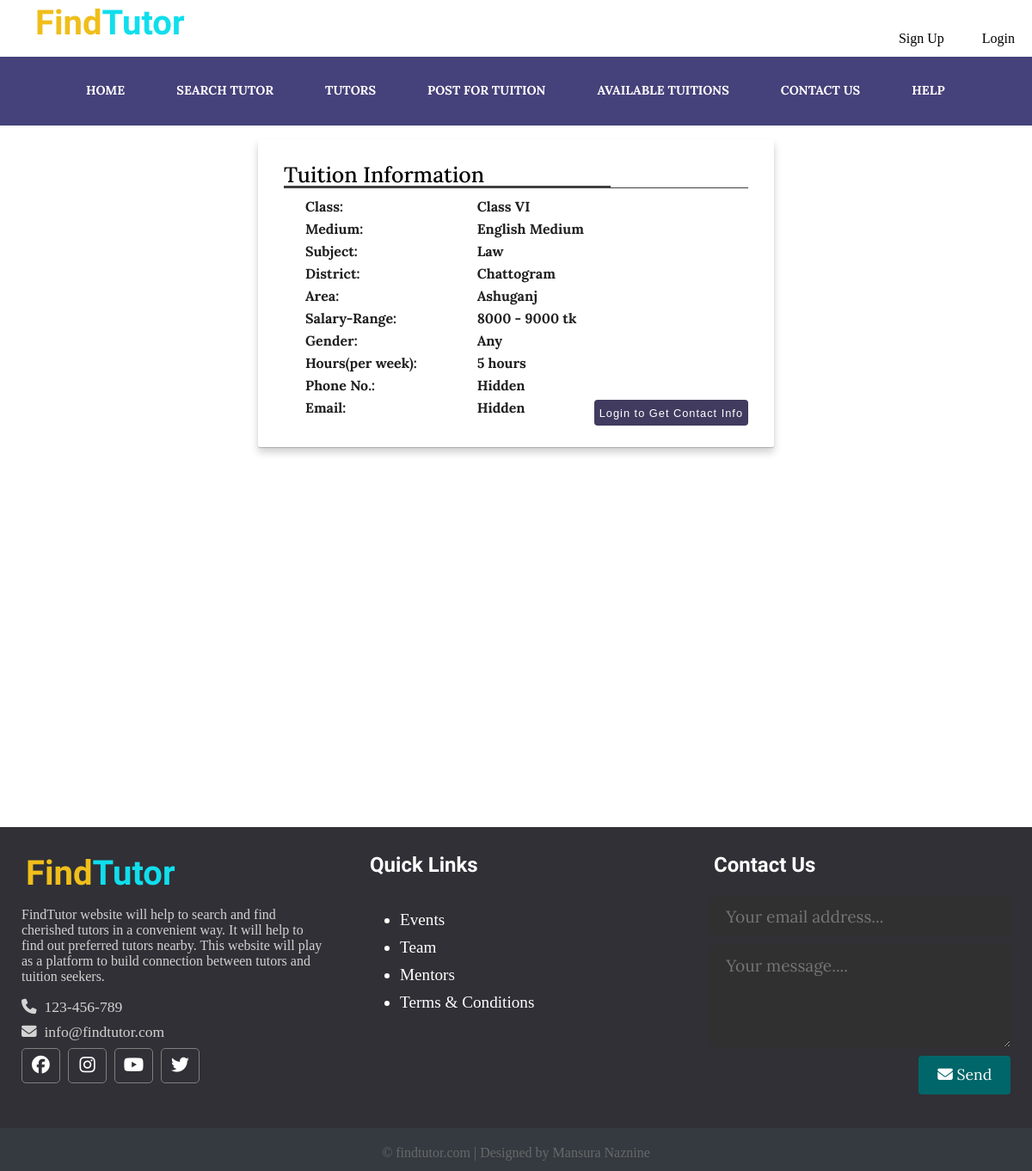
/FindTutor/tuition_details.php?id=2, run on the app's committed database.
### tables this page shows
CREATE TABLE `tuitions` (
  `id` int(11) NOT NULL,
  `district` varchar(20) DEFAULT NULL,
  `area` varchar(20) DEFAULT NULL,
  `subject` varchar(20) DEFAULT NULL,
  `class` varchar(20) DEFAULT NULL,
  `medium` varchar(20) DEFAULT NULL,
  `salary` varchar(29) DEFAULT NULL,
  `gender` varchar(20) DEFAULT NULL,
  `hour` varchar(20) DEFAULT NULL,
  `phone` varchar(255) DEFAULT NULL,
  `email` varchar(255) DEFAULT NULL,
  `user_id` int(25) DEFAULT NULL
);

### FindTutor/app/database/db.php (called while the page is built, shortened)
<?php
require('connect.php');
function executeQuery($sql, $data)
{
    global $conn;
    $stmt = $conn->prepare($sql);
    $values = array_values($data);
    $types = str_repeat('s', count($values));
    $stmt->bind_param($types, ...$values);
    $stmt->execute();
    return $stmt;
}
function selectOne($table, $conditions)
{
    $sql = "SELECT * FROM $table";
    $i = 0;
    foreach ($conditions as $key => $value) {
        if ($i === 0) {
            $sql = $sql . " WHERE $key=?";
        } else {
            $sql = $sql . " AND $key=?";
        }
        $i++;
    }
    $sql = $sql . " LIMIT 1";
    $stmt = executeQuery($sql, $conditions);
    $records = $stmt->get_result()->fetch_assoc();
    return $records;
}

### FindTutor/tuition_details.php (the view, shortened to what this page needs)
<?php
include(ROOT_PATH . "/app/database/db.php");
$user = selectOne('tuitions', ['id' => $_GET['id']]);
?>
<!DOCTYPE html>
<html lang="en">
<head>
    <link rel="stylesheet" href="assets/css/style.css">
</head>
<body>
<?php include(ROOT_PATH . "/app/includes/header.php"); ?>
      <div class="page-wrapper">
   <div class="container">
      <div class="title">Tuition Information</div>
      <form action="#">
         <div class="available-tuitions">
            <div class="tuition-info type">
            <ul>
                <li><p>Class:</p></li>
                <li><p>Medium:</p></li>
                <li><p>Subject:</p></li>
                <li><p>District:</p></li>
                <li><p>Area:</p></li>
                <li><p>Salary-Range:</p></li>
                <li><p>Gender:</p></li>
                <li><p>Hours(per week):</p></li>
                <li><p>Phone No.:</p></li>
                <li><p>Email:</p></li>
             </ul>
             </div>
             <div class="tuition-info data">
               <ul>
                  <li><p><?php echo $user['class']; ?></p></li>
                   <li><p><?php echo $user['medium']; ?></p></li>
                   <li><p><?php echo $user['subject']; ?></p></li>
                   <li><p><?php echo $user['district']; ?></p></li>
                   <li><p><?php echo $user['area']; ?></p></li>
                   <li><p><?php echo $user['salary']; ?></p></li>
                   <li><p><?php echo $user['gender']; ?></p></li>
                   <li><p><?php echo $user['hour']; ?></p></li>
                   <?php if (!empty($payment) || $user['user_id']==$_SESSION['id']): ?>
                   <li><p><?php echo $user['phone']; ?></p></li>
                   <li><p><?php echo $user['email']; ?></p></li>
                   <?php else: ?>
                   <li><p>Hidden</p></li>
                   <li><p>Hidden</p></li>
                   <?php endif; ?>
                </ul>
                </div>
      </div>
            <?php if(empty($_SESSION['id'])): ?>
               <div class="button-2">
               <input type="button" onclick="document.location=' <?php echo BASE_URL . '/login.php' ; ?>'" value="Login to Get Contact Info" >
            </div>
            <?php endif; ?>
    </form>
</div>
      </div>
   <?php include(ROOT_PATH . "/app/includes/footer.php"); ?>
</body>
</html>

### FindTutor/assets/css/style.css (style rules this page uses)
* { box-sizing: border-box; }
html,body { height: 100%; padding: 0px; margin: 0px; background:rgb(255, 255, 255); }
.page-wrapper { min-height: 100%; }
.container { max-width: 700px; background-color: rgb(255, 255, 255); padding: 25px 30px; border-radius: 2px; z-index: 50px; box-shadow: 0 1px 1px 0 rgba(0, 0, 0, 0.2), 0 6px 10px 0 rgba(0, 0, 0, 0.19); margin-left: 25%; margin-right:25%; width: 50%; margin-top: 30px; margin-bottom: 30px; position: relative; }
.container .title { font-size: 25px; font-weight: 500; position: relative; font-family: 'Lora', serif; }
.container .title::before { content: ''; position: absolute; left: 0; bottom: 0; height: 3px; width: 380px; background: #3f3f3f; }
.container .title::after { content: ''; position: absolute; right: 0; bottom: 0; height: 1px; width: 100%; background: #3f3f3f; }
.container .button-2 { height: 30px; margin: 10px 0; right: 30px; bottom: 15px; position: absolute; }
.container .button-2 input { height: 100%; width: 100%; outline: none; color:#fff; border: none; font-size: 0.8em; font-weight: 500; border-radius: 4px; letter-spacing: 1px; background: rgb(64, 59, 95); }
.container .available-tuitions { padding: 5px; display: flex; flex-wrap: wrap; }
.container .available-tuitions li { list-style: none; padding: 0px; height: 10px; margin-left: 30px; }
.container .available-tuitions li p { display: block; font-family: 'Lora', Bold; font-size: 1em; text-decoration: none; font-weight: bold; color: rgb(32, 32, 32); }
.container .type ul { margin-left: -50px; }
.type, .data { margin-top: -10px; }

### data on the page
tuitions: class "Class VI", medium "English Medium", subject "Law", district "Chattogram", area "Ashuganj", salary "8000 - 9000 tk", gender "Any", hour "5 hours"
